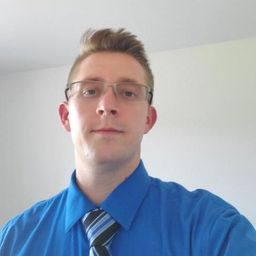
#> input picture filter/avatar-256.jpg, 256 x 256 px
$ python basic_filter.py
#> lines starting #> are read from the running program, lines starting #| are printed output that depends on the picture
# Import the Image class for basic image operations and ImageFilter for built-in filters
from PIL import Image, ImageFilter

# Import pyplot from Matplotlib for displaying images and saving figures
import matplotlib.pyplot as plt

# Import OpenCV for image I/O and processing
import cv2

# Import os for filesystem path operations
import os

def apply_blur_filter(image_path):
    """Resize to 128×128, apply Gaussian blur (radius=2), display and save."""
#> called with image_path = 'avatar-256.jpg'
    try:
        img = Image.open(image_path)                             # open image file
#> img is the input picture: PIL image 256x256 RGB; mean R, G, B 160.5, 167.9, 180.1
        img_resized = img.resize((128, 128))                     # resize to 128×128 pixels
        img_blurred = img_resized.filter(ImageFilter.GaussianBlur(radius=2))  # apply Gaussian blur

        plt.imshow(img_blurred)                                  # display blurred image
        plt.axis('off')                                          # remove axes
        plt.savefig("blurred_image.png")                         # save figure to file
        print("Saved blurred_image.png")                         # confirm save
    except Exception as e:
        print(f"Error: {e}")                                     # print any error

def apply_sharpen_filter(image_path):
    """Resize to 128×128, apply sharpen filter, display and save."""
#> called with image_path = 'avatar-256.jpg'
    try:
        img = Image.open(image_path)                             # open image file
        img_resized = img.resize((128, 128))                     # resize to 128×128 pixels
        img_sharp = img_resized.filter(ImageFilter.SHARPEN)      # apply sharpen filter

        plt.imshow(img_sharp)                                    # display sharpened image
        plt.axis('off')                                          # remove axes
        plt.savefig("sharpened_image.png")                      # save figure to file
        print("Saved sharpened_image.png")                       # confirm save
    except Exception as e:
        print(f"Error: {e}")                                     # print any error

def apply_edge_filter(image_path):
    """Resize to 128×128, apply edge detection, display and save."""
#> called with image_path = 'avatar-256.jpg'
    try:
        img = Image.open(image_path)                             # open image file
        img_resized = img.resize((128, 128))                     # resize to 128×128 pixels
        img_edges = img_resized.filter(ImageFilter.FIND_EDGES)   # apply edge detection filter
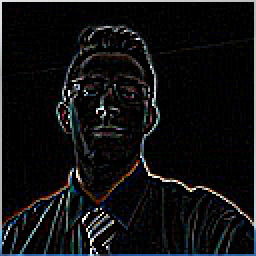
#> img_edges: PIL image 128x128 RGB (shown 2 times larger); mean R, G, B 16.3, 16.8, 17.7

        plt.imshow(img_edges)                                    # display edge-detected image
        plt.axis('off')                                          # remove axes
        plt.savefig("edged_image.png")                           # save figure to file
        print("Saved edged_image.png")                           # confirm save
    except Exception as e:
        print(f"Error: {e}")                                     # print any error

def apply_emboss_filter(image_path):
    """Resize to 128×128, apply emboss filter, display and save."""
#> called with image_path = 'avatar-256.jpg'
    try:
        img = Image.open(image_path)                             # open image file
        img_resized = img.resize((128, 128))                     # resize to 128×128 pixels
        img_emboss = img_resized.filter(ImageFilter.EMBOSS)      # apply emboss filter
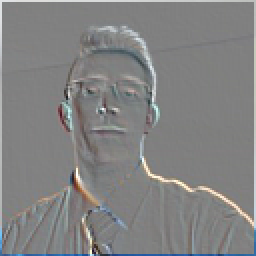
#> img_emboss: PIL image 128x128 RGB (shown 2 times larger); mean R, G, B 130.1, 130.3, 130.3

        plt.imshow(img_emboss)                                   # display embossed image
        plt.axis('off')                                          # remove axes
        plt.savefig("embossed_image.png")                        # save figure to file
        print("Saved embossed_image.png")                        # confirm save
    except Exception as e:
        print(f"Error: {e}")                                     # print any error

def swap_halves(img_path, direction):
    """
    Split the image in half and swap the two parts.

    - img_path: path to the input image
    - direction: 'vertical' (left/right) or 'horizontal' (top/bottom)
    - output_suffix: suffix for the output filename
    """
#> called with img_path = 'avatar-256.jpg', direction = 'vertical'
    # Read the image from disk in BGR format
    img = cv2.imread(img_path)
#> img: shape (256, 256, 3)
    # If loading failed, raise an error
    if img is None:
        raise FileNotFoundError(f"Cannot load image at {img_path}")

    # Get the image height (h) and width (w)
    h, w = img.shape[:2]
#> h = 256; w = 256

    if direction == 'vertical':
        # Extract left half: all rows, columns from 0 to w//2
        left  = img[:, : w//2]
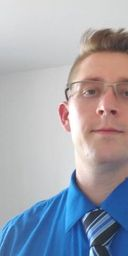
#> left: shape (256, 128, 3); mean B, G, R 175.8, 164.8, 162.1
        # Extract right half: all rows, columns from w//2 to end
        right = img[:, w//2 :]
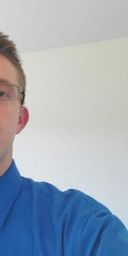
#> right: shape (256, 128, 3); mean B, G, R 184.5, 170.9, 158.9
        # Concatenate right half first, then left half horizontally
        swapped = cv2.hconcat([right, left])
        # Static filename for the vertical split output
        out_name = "vertical-split_image.jpg"
        # Write the swapped image to disk
        cv2.imwrite(out_name, swapped)
        # Print a confirmation message
        print(f"Saved {out_name}")
    else:  # horizontal swap
        # Extract top half: rows from 0 to h//2, all columns
        top    = img[: h//2, :]
        # Extract bottom half: rows from h//2 to end, all columns
        bottom = img[h//2 :, :]
        # Concatenate bottom half first, then top half vertically
        swapped = cv2.vconcat([bottom, top])
        # Static filename for the horizontal split output
        out_name = "horizontal-split_image.jpg"
        # Write the swapped image to disk
        cv2.imwrite(out_name, swapped)
        # Print a confirmation message
        print(f"Saved {out_name}")

    return out_name

if __name__ == "__main__":
    image_path = "avatar-256.jpg"                                # path to your input image
    apply_blur_filter(image_path)                                # run blur filter
    apply_sharpen_filter(image_path)                             # run sharpen filter
    apply_edge_filter(image_path)                                # run edge detection filter
    apply_emboss_filter(image_path)                              # run emboss filter
    swap_halves(image_path, direction='vertical')          # run image split (vertical) filter
    swap_halves(image_path, direction='horizontal')        # run image split (hotizontal) filter
#> call 2 of swap_halves, with img_path = 'avatar-256.jpg', direction = 'horizontal'
#> in swap_halves (call 2), `top    = img[: h//2, :]`:
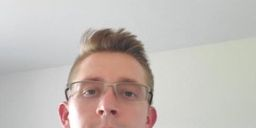
#> top: shape (128, 256, 3); mean B, G, R 183, 187.9, 195.6
#> in swap_halves (call 2), `bottom = img[h//2 :, :]`:
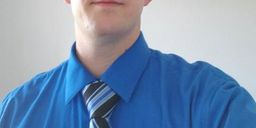
#> bottom: shape (128, 256, 3); mean B, G, R 177.3, 147.9, 125.4
#> in swap_halves (call 2), `swapped = cv2.vconcat([bottom, top])`:
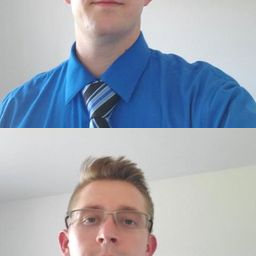
#> swapped: shape (256, 256, 3); mean B, G, R 180.1, 167.9, 160.5
